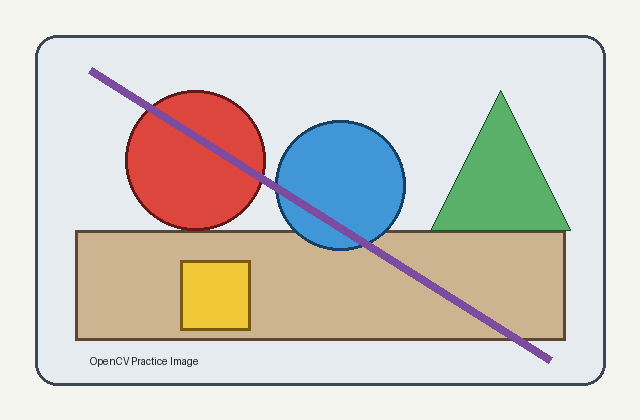
#> input picture CV_Experiments_01_to_15/sample_image.png, 640 x 420 px
$ python main.py
#> lines starting #> are read from the running program, lines starting #| are printed output that depends on the picture
from pathlib import Path
import cv2
import numpy as np

ROOT = Path(__file__).resolve().parent
image_path = ROOT.parent / "sample_image.png"
image = cv2.imread(str(image_path))
#> image is the input picture: shape (420, 640, 3); mean B, G, R 197.7, 203.9, 208.4
if image is None:
    raise FileNotFoundError(f"Could not read image: {image_path}")

height, width = image.shape[:2]
#> height = 420; width = 640
source = np.float32([[80, 60], [width - 80, 60], [width - 50, height - 60], [50, height - 60]])
destination = np.float32([[0, 0], [width - 1, 0], [width - 1, height - 1], [0, height - 1]])
#> destination = [[0, 0], [639, 0], [639, 419], [0, 419]]
matrix = cv2.getPerspectiveTransform(source, destination)
transformed = cv2.warpPerspective(image, matrix, (width, height))
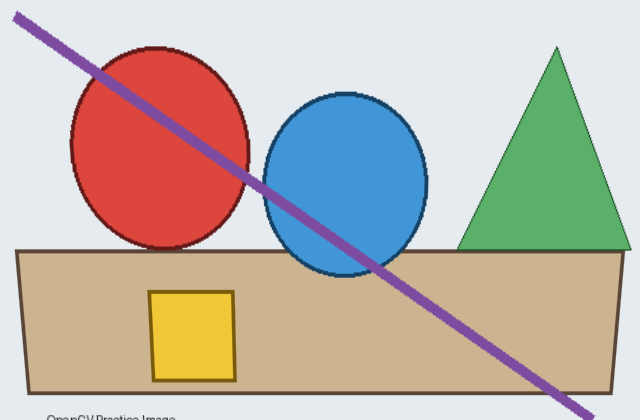
#> transformed: shape (420, 640, 3); mean B, G, R 173.5, 182.7, 191.8
cv2.imwrite(str(ROOT / "output_perspective.png"), transformed)
cv2.imshow("Original", image)
cv2.imshow("Perspective Transformation", transformed)
cv2.waitKey(0)
cv2.destroyAllWindows()
